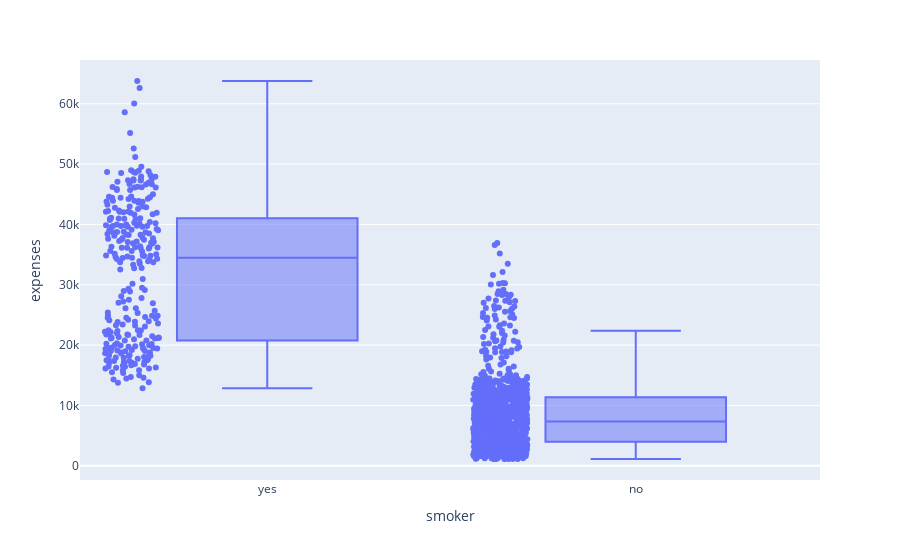

Notebook code for this chart:
### Markdown cell above
### Boxplot between smoker and expenses

### Code cell
px.box(data, x ='smoker',y = 'expenses', points="all")

### Figure 1 — Plotly figure (JSON) as saved in the notebook; plotly's stock layout.template omitted (floating-point values rounded to 4 significant figures; data arrays with more than 128 entries replaced by an {"elided": "..."} marker saying what was removed)
{"data": [{"alignmentgroup": "True", "boxpoints": "all", "hovertemplate": "smoker=%{x}<br>expenses=%{y}<extra></extra>", "legendgroup": "", "marker": {"color": "#636efa"}, "name": "", "notched": false, "offsetgroup": "", "orientation": "v", "showlegend": false, "type": "box", "x": {"elided": "1338 str values"}, "x0": " ", "xaxis": "x", "y": {"elided": "1338 float values"}, "y0": " ", "yaxis": "y"}], "layout": {"boxmode": "group", "legend": {"tracegroupgap": 0}, "margin": {"t": 60}, "xaxis": {"anchor": "y", "domain": [0, 1], "title": {"text": "smoker"}}, "yaxis": {"anchor": "x", "domain": [0, 1], "title": {"text": "expenses"}}}}
